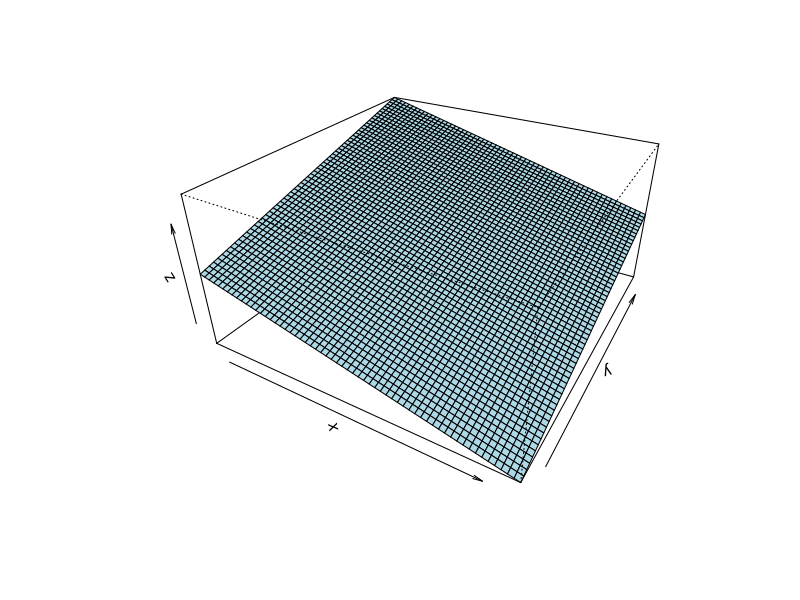
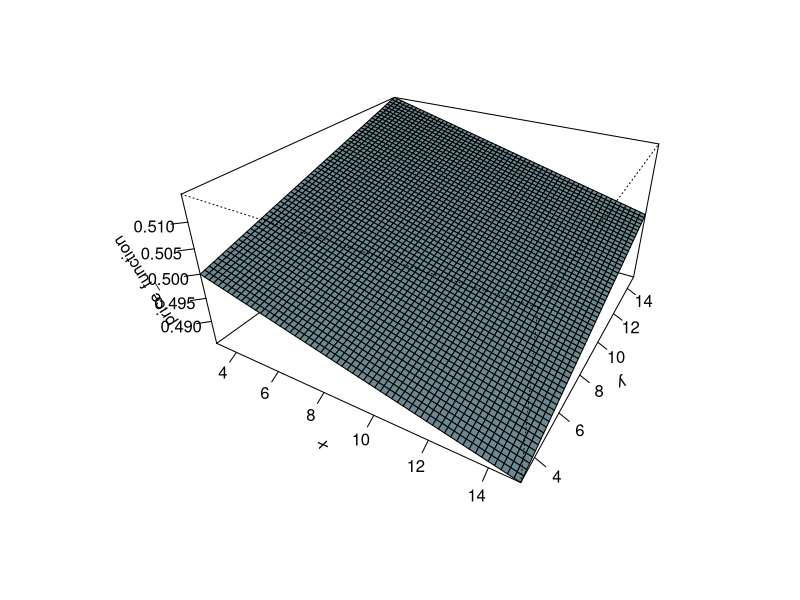
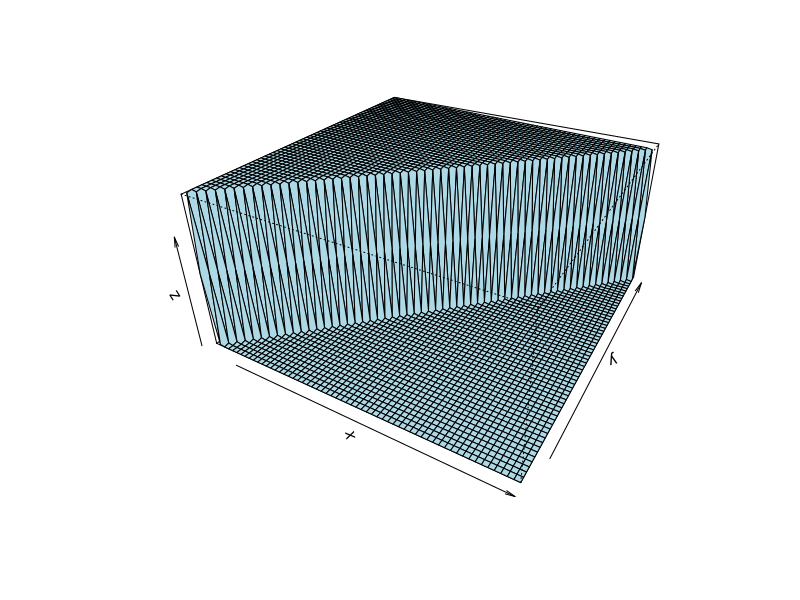
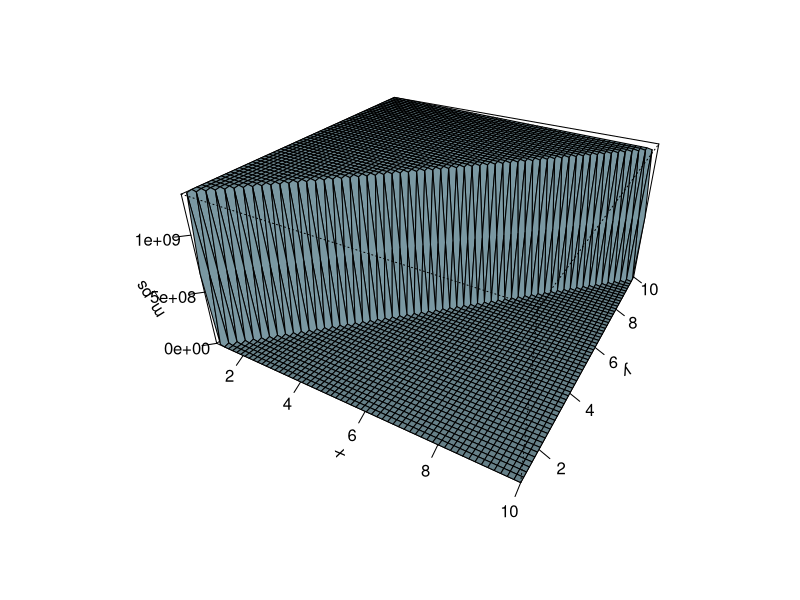
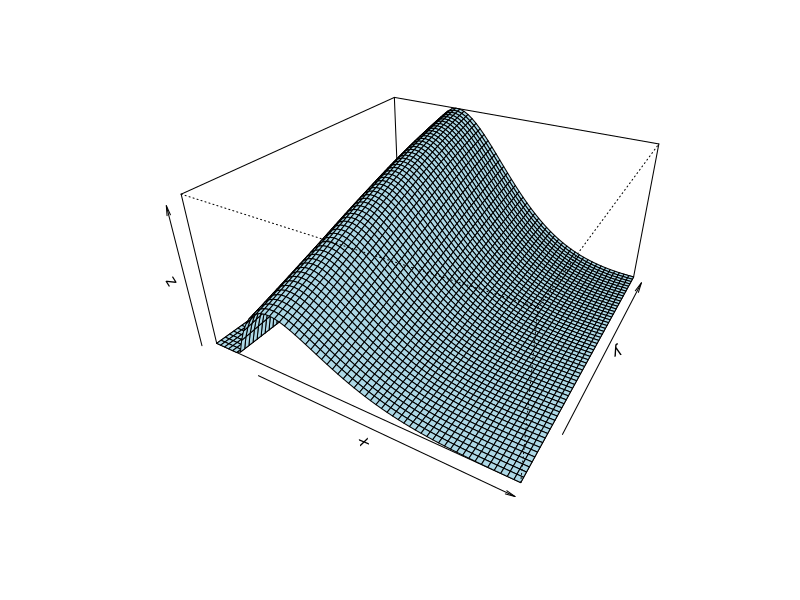
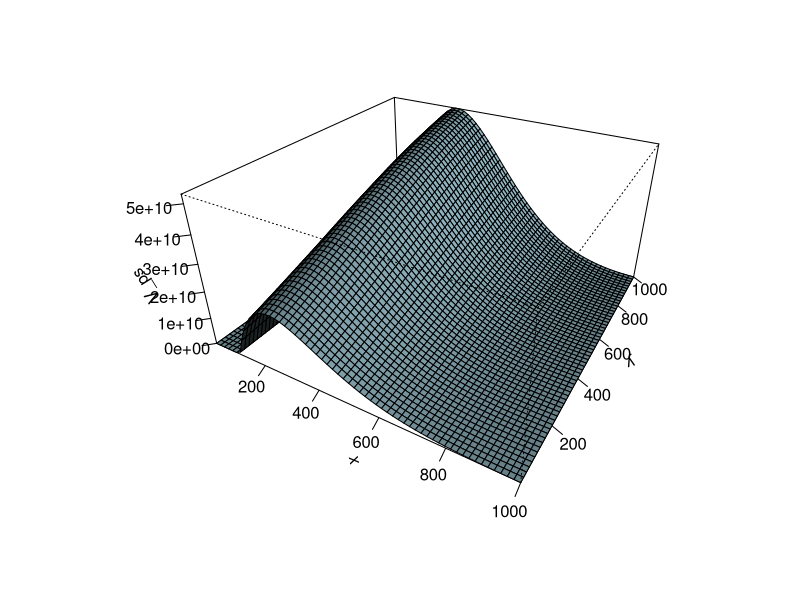

R code for these plots, in order: (Note: a time limit stopped this script after it produced the figures.)

graficador<-function(a,b,l,f){
  x <- seq(a, b, length.out = l)
  y <- x
  z <- outer(x, y, f)
  z[z<0]=0
  op <- par(bg = "white")
  persp(x, y, z, theta = 30, phi = 30, expand = 0.5, col = "lightblue")
  persp(x, y, z, theta = 30, phi = 30, expand = 0.5, col = "lightblue",
        ltheta = 120, shade = 0.75, ticktype = "detailed",zlab = f
  ) -> res
}


price_function<-function(p_1,p_2,k=1){
  return(exp((p_2-p_1)*k))
}

price_function<-function(p_1,p_2,k=200){
  return(1-(
    exp(p_1/k)/
      (exp(p_1/k)+exp(p_2/k))
  )
  
  )
}



graficador(3,15,60,"price_function")
dicotomic_function<-function(c_1,c_2,n_1,n_2,N){
  return(
    (
      n_1+c_1*(N-n_1-n_2)
    )/(
      (n_1+n_2)*((c_1+c_2)==0)+N*((c_1+c_2)>0)
    )
  )
}

dicotomic_function<-function(c_1,c_2,n_1,n_2,N){
  return(
    (
      n_1+c_1*(N-n_1-n_2)
    )/(
      (n_1+n_2)*(1 -c_1) * ( 1 - c_2 )+N*((c_1+c_2)>0)
    )
  )
}

dicotomic_function1<-function(c_1,c_2,n_1,n_2,N){
  return(
    c_1 * c_2 * 0.6 +
      c_1 * (1 - c_2) * 0.75 +
      (1 -c_1) * ( 1 - c_2 ) * 0.65+
      c_1 * (1 - c_2) * 0.8
  )
}
dicotomic_function2<-function(c_1,c_2,n_1,n_2,N){
  return(
    c_1 * c_2 * 0.6 +
      c_1 * (1 - c_2) * 0.75 +
      (1 -c_1) * ( 1 - c_2 ) * 0.65+
      c_1 * (1 - c_2) * 0.8
  )
}

price_control<-function(p,k=400,m=1000){
  return(0+
           (p<m)*((p-m)^2)
  )
}
price_control<-function(p,k=400,m=1000){
  return(0+
           (p<m)*exp(-p/k)*((p-m)^2)
  )
}


m_ps<-function(p_1,p_2,c_1=0,c_2=0,n_1=100000000,n_2=50000000,N=500000000,k=0.03){
  return(
    2000*dicotomic_function(c_1,c_2,n_1,n_2,N)*price_function(p_1,p_2,k)*price_control(p_1)
  )
}
graficador(1,10,60,"m_ps")

V_ps<-function(p_1,p_2,c_1=0,c_2=0,n_1=100000000,n_2=50000000,N=500000000,k=400){
  m_ps(p_1,p_2,c_1=c_1,c_2=c_2,k=k,n_1 = n_1,n_2=n_2,N=N)*(p_1-100)
}
graficador(1,1000,60,"V_ps")
k=1000
P=10000
numeros=numeric(P)
a=0
numero =0
for( i in 1:P){
  for( j in 1:k){
    if (a < V_ps(j,i)){
      numero=j
      a=V_ps(j,i)
    }
  }
  numeros[i]=numero
}
numeros
plot(numeros)
